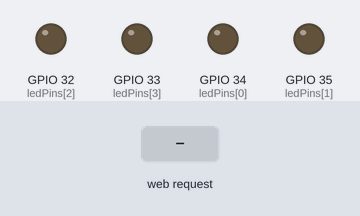
A sketch run on a simulated ESP32. On the bench: output pins drawn as LEDs (lit = HIGH). The test bench sets the inputs (shaded band). WiFi joins after 1.5 s; servers stay silent unless stated; what the sketch prints to the serial monitor is not drawn.

Above: at 3.2 s.
3.3 s: HTTP request GET /left received
At 4.1 s:
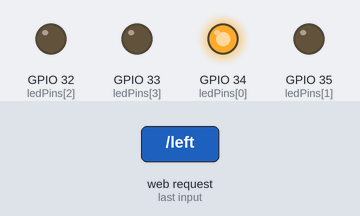
4.8 s: HTTP request GET /up received
At 5.3 s:
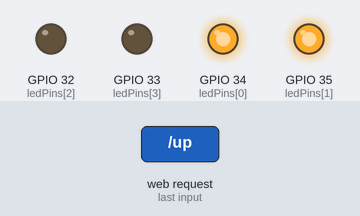
6.3 s: HTTP request GET /down received
At 7.5 s:
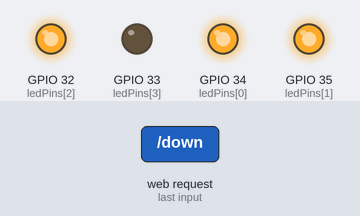
7.8 s: HTTP request GET /right received
At 8.7 s:
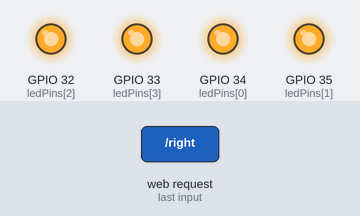
Timing chart, 0 to 10.3 s (numbered marks = the images above; inputs shaded):
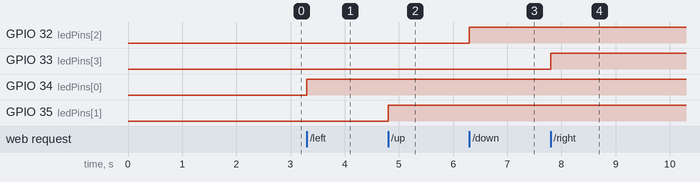

The sketch:

esp32.ino
```cpp
#include <WiFi.h>
#include <WebServer.h>

// Replace with your network credentials
const char *ssid = "your_SSID";
const char *password = "your_PASSWORD";

WebServer server(80);

// Define the LED pins
const int ledPins[] = {34, 35, 32, 33};

void handleRoot() {
  String html = "<html><body><h1>ESP32 Web Server</h1><p>Press the arrow keys to control the LEDs:</p>"
                "<p><a href='/left'><<</a> <a href='/up'><</a> <a href='/down'>></a> <a href='/right'>>></a></p>"
                "</body></html>";
  server.send(200, "text/html", html);
}

void handleLeft() {
  digitalWrite(ledPins[0], HIGH);
  server.send(200, "text/plain", "LED 0 ON");
}

void handleUp() {
  digitalWrite(ledPins[1], HIGH);
  server.send(200, "text/plain", "LED 1 ON");
}

void handleDown() {
  digitalWrite(ledPins[2], HIGH);
  server.send(200, "text/plain", "LED 2 ON");
}

void handleRight() {
  digitalWrite(ledPins[3], HIGH);
  server.send(200, "text/plain", "LED 3 ON");
}

void setup() {
  // Initialize the LED pins as outputs
  for (int i = 0; i < 4; i++) {
    pinMode(ledPins[i], OUTPUT);
  }

  // Connect to Wi-Fi
  WiFi.begin(ssid, password);
  while (WiFi.status() != WL_CONNECTED) {
    delay(1000);
    Serial.println("Connecting to WiFi...");
  }
  Serial.println("Connected to WiFi");

  // Start the server
  server.on("/", handleRoot);
  server.on("/left", handleLeft);
  server.on("/up", handleUp);
  server.on("/down", handleDown);
  server.on("/right", handleRight);
  server.begin();
  Serial.println("Server started");
}

void loop() {
  server.handleClient();
}
```

Measured:
- after the input at 3.3 s, GPIO 34 (ledPins[0]): LOW → HIGH at once
- after the input at 4.8 s, GPIO 35 (ledPins[1]): LOW → HIGH at once
- after the input at 6.3 s, GPIO 32 (ledPins[2]): LOW → HIGH at once
- after the input at 7.8 s, GPIO 33 (ledPins[3]): LOW → HIGH at once
